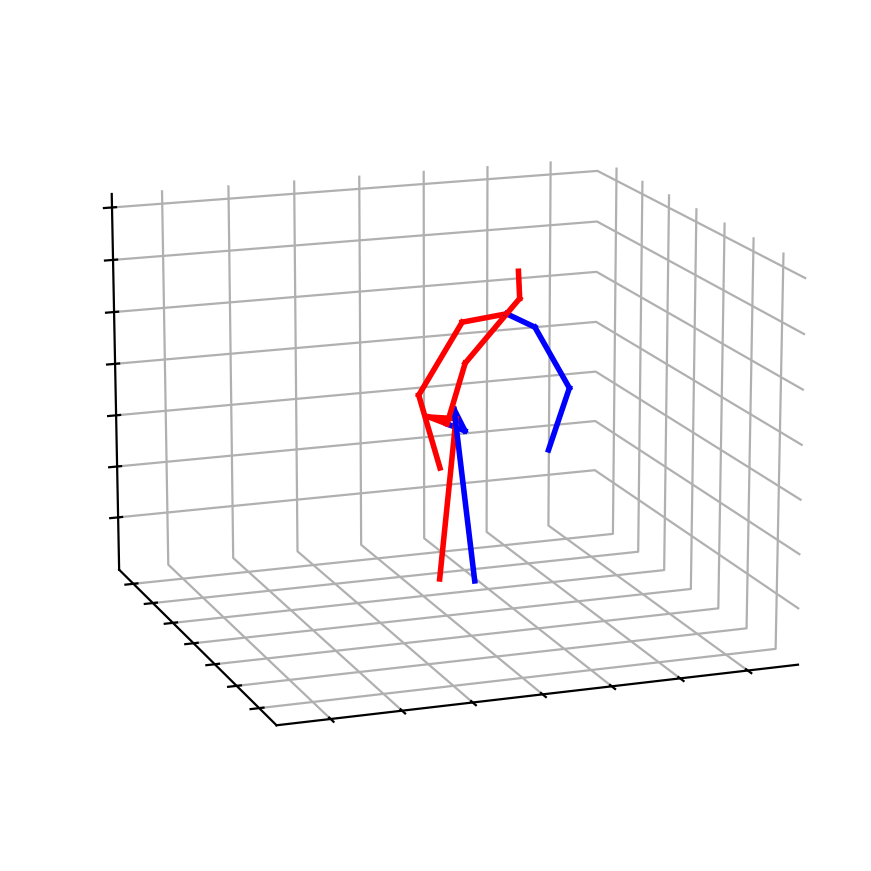
#> input picture temp_user_processing/user/pose3D/0000_3D.png, 871 x 871 px
$ python video_from_images.py --user-images ../temp_user_processing/user/pose3D --reference-images ../temp_user_processing/user/pose3D
#> lines starting #> are read from the running program, lines starting #| are printed output that depends on the picture
"""
Generate side-by-side comparison videos from existing pose3D images.
Much simpler - just combines the existing PNG images!
"""
import numpy as np
from PIL import Image
import glob
from pathlib import Path
import argparse
from matplotlib.animation import FuncAnimation, FFMpegWriter, PillowWriter
import matplotlib.pyplot as plt
import matplotlib
matplotlib.use('Agg')


def load_image_sequence(image_dir):
    """Load all PNG images from a directory, sorted by filename."""
    image_dir = Path(image_dir)
    if not image_dir.exists():
        raise FileNotFoundError(f"Image directory not found: {image_dir}")

    # Find all PNG files matching the pattern (e.g., 0000_3D.png, 0001_3D.png)
    image_files = sorted(glob.glob(str(image_dir / '*_3D.png')))

    if not image_files:
        raise FileNotFoundError(f"No pose3D images found in {image_dir}")

    print(f"  Found {len(image_files)} images in {image_dir}")
    return image_files


def create_comparison_video_from_images(user_image_dir, reference_image_dir, output_path,
                                       user_video_name="Your Form", reference_name="Correct Form",
                                       fps=30):
    """
    Create side-by-side video from existing pose3D images.

    Args:
        user_image_dir: Directory containing user pose3D images
        reference_image_dir: Directory containing reference pose3D images
        output_path: Path to save output video
        user_video_name: Display name for user
        reference_name: Display name for reference
        fps: Frames per second
    """
#> called with user_image_dir = '../temp_user_processing/user/pose3D', reference_image_dir = '../temp_user_processing/user/pose3D', output_path = 'comparison_from_images.mp4', user_video_name = 'Your Form', reference_name = 'Correct Form', fps = 30
    print(f"\nCreating comparison video from existing images...")

    # Load image sequences
    print(f"\nLoading user images from: {user_image_dir}")
    user_images = load_image_sequence(user_image_dir)

    print(f"\nLoading reference images from: {reference_image_dir}")
    reference_images = load_image_sequence(reference_image_dir)

    # Use minimum length to ensure both sequences are the same
    n_frames = min(len(user_images), len(reference_images))
    user_images = user_images[:n_frames]
    reference_images = reference_images[:n_frames]

    print(f"\n  Using {n_frames} frames for comparison")

    # Load first images to get dimensions
    user_img = Image.open(user_images[0])
#> user_img is the input picture: PIL image 871x871 RGBA; mean R, G, B, A 249.9, 248.8, 249.5, 255
    ref_img = Image.open(reference_images[0])

    # Get dimensions (assuming they're similar)
    img_height = max(user_img.height, ref_img.height)
#> img_height = 871
    img_width = max(user_img.width, ref_img.width)
#> img_width = 871

    # Create figure for side-by-side display
    fig, (ax1, ax2) = plt.subplots(1, 2, figsize=(16, 8))
    ax1.axis('off')
    ax2.axis('off')

    # Add titles
    fig.suptitle('Exercise Form Comparison', fontsize=16, fontweight='bold')
    ax1.set_title(f'{reference_name}', fontsize=14, fontweight='bold', pad=10)
    ax2.set_title(f'{user_video_name}', fontsize=14, fontweight='bold', pad=10)

    def update(frame):
        """Update function for animation."""
        # Load images
        ref_img = Image.open(reference_images[frame])
        user_img = Image.open(user_images[frame])

        # Display images
        ax1.clear()
        ax1.imshow(ref_img)
        ax1.axis('off')
        ax1.set_title(f'{reference_name}\nFrame {frame+1}/{n_frames}',
                     fontsize=12, fontweight='bold', pad=10)

        ax2.clear()
        ax2.imshow(user_img)
        ax2.axis('off')
        ax2.set_title(f'{user_video_name}\nFrame {frame+1}/{n_frames}',
                     fontsize=12, fontweight='bold', pad=10)

        if frame % 30 == 0:
            print(f"  Progress: {frame}/{n_frames} frames ({100*frame//n_frames}%)")

        return ax1, ax2

    # Create animation
    anim = FuncAnimation(fig, update, frames=n_frames,
                        interval=1000/fps, blit=False)

    # Save video - try MP4 first, fall back to GIF if FFmpeg not available
    print(f"\n  Saving video to: {output_path}")

    try:
        writer = FFMpegWriter(fps=fps, bitrate=5000, codec='libx264')
        anim.save(str(output_path), writer=writer, dpi=100)
        print(f"✓ Video saved successfully!")
        print(f"  Output: {output_path}")
        print(f"  Duration: {n_frames/fps:.2f} seconds")
        print(f"  Format: MP4")
    except (FileNotFoundError, OSError) as e:
        # FFmpeg not found, try GIF instead
        print(f"  ⚠ FFmpeg not found, saving as GIF instead...")
        gif_path = str(output_path).replace('.mp4', '.gif')

        try:
            writer = PillowWriter(fps=fps)
            anim.save(gif_path, writer=writer, dpi=100)
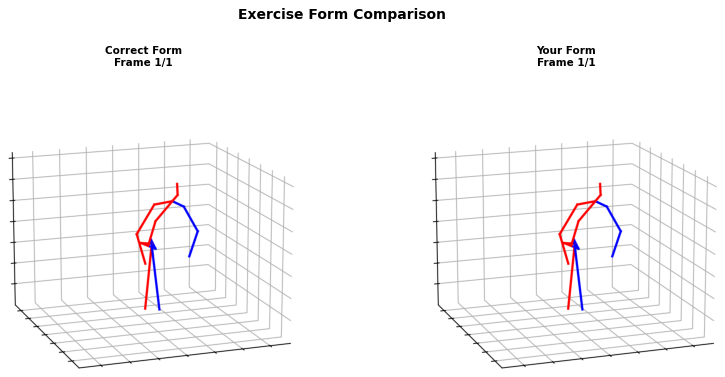
#> figure drawn by matplotlib, 2 panels
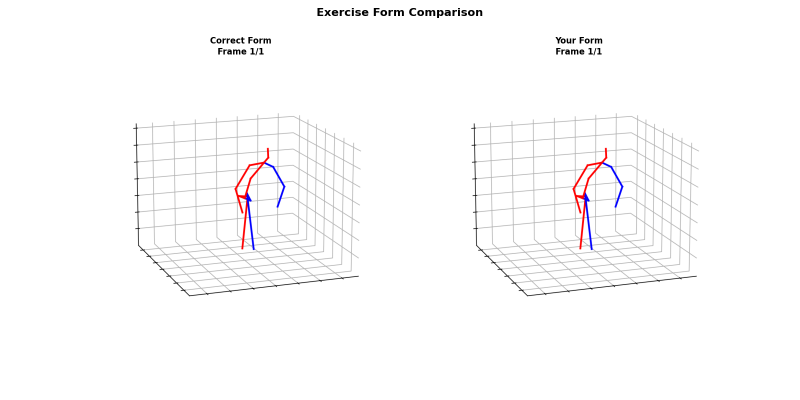
#> saved as comparison_from_images.gif: PIL image 1600x800 RGBA (shown at 1/2 size); mean R, G, B, A 251.6, 251.1, 251.4, 255
            print(f"✓ GIF saved successfully!")
            print(f"  Output: {gif_path}")
            print(f"  Duration: {n_frames/fps:.2f} seconds")
            print(f"  Format: GIF")
            print(f"\n  Note: For MP4 format, install FFmpeg:")
            print(f"    conda install -c conda-forge ffmpeg")
        except Exception as gif_error:
            print(f"✗ Error saving GIF: {gif_error}")
            raise
    except Exception as e:
        print(f"✗ Error saving video: {e}")
        raise
    finally:
        plt.close(fig)


def main():
    parser = argparse.ArgumentParser(
        description='Generate side-by-side comparison video from existing pose3D images'
    )
    parser.add_argument('--user-images', required=True,
                       help='Directory containing user pose3D images (e.g., user_videos_cache/user/pose3D)')
    parser.add_argument('--reference-images', required=True,
                       help='Directory containing reference pose3D images')
    parser.add_argument('--output', default='comparison_from_images.mp4',
                       help='Output video path')
    parser.add_argument('--user-name', default='Your Form',
                       help='Display name for user')
    parser.add_argument('--reference-name', default='Correct Form',
                       help='Display name for reference')
    parser.add_argument('--fps', type=int, default=30,
                       help='Frames per second')

    args = parser.parse_args()

    print("="*60)
    print("3D POSE COMPARISON VIDEO FROM IMAGES")
    print("="*60)

    create_comparison_video_from_images(
        user_image_dir=args.user_images,
        reference_image_dir=args.reference_images,
        output_path=args.output,
        user_video_name=args.user_name,
        reference_name=args.reference_name,
        fps=args.fps
    )

    print("\n" + "="*60)
    print("Done!")
    print("="*60)


if __name__ == '__main__':
    main()
